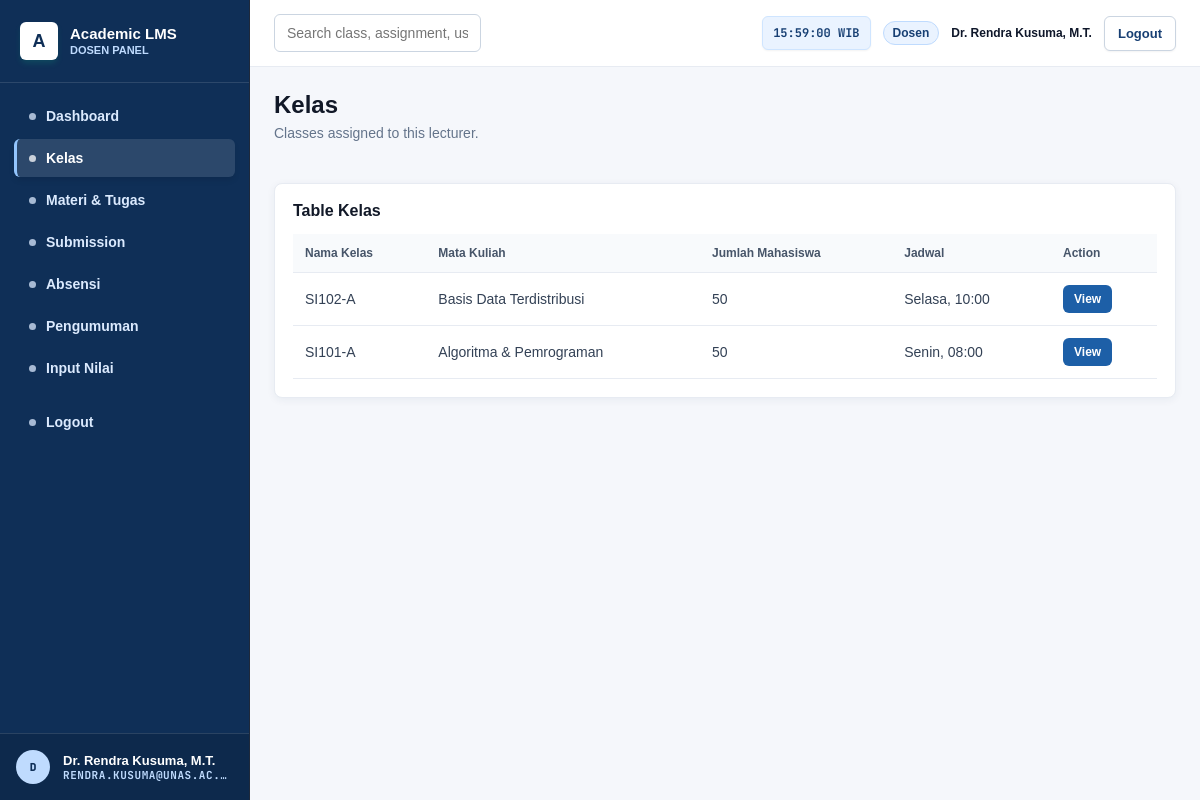
The page /dosen/kelas.php (signed in) on the database its author committed.
### tables this page shows
CREATE TABLE IF NOT EXISTS kelas (
  id INT AUTO_INCREMENT PRIMARY KEY,
  matakuliah_id INT NOT NULL,
  dosen_id INT,
  kode_kelas VARCHAR(50) NOT NULL UNIQUE,
  semester INT NOT NULL,
  tahun_akademik VARCHAR(20) DEFAULT '2025/2026',
  hari VARCHAR(20) NOT NULL,
  jam_mulai TIME NOT NULL,
  jam_selesai TIME NOT NULL,
  ruangan VARCHAR(100) NOT NULL,
  kapasitas INT NOT NULL DEFAULT 40,
  jumlah_mahasiswa INT DEFAULT 0,
  FOREIGN KEY (matakuliah_id) REFERENCES matakuliah(id) ON DELETE CASCADE,
  FOREIGN KEY (dosen_id) REFERENCES dosen(id) ON DELETE SET NULL
);

CREATE TABLE IF NOT EXISTS matakuliah (
  id INT AUTO_INCREMENT PRIMARY KEY,
  kode_matkul VARCHAR(20) NOT NULL UNIQUE,
  nama_matkul VARCHAR(150) NOT NULL,
  sks INT NOT NULL
);

### dosen/kelas.php (the view, shortened to what this page needs)
<?php
require_once __DIR__ . '/../auth/check_auth.php';
$dosen_id = $_SESSION['dosen_id'] ?? 0;
$classes = $pdo->prepare("SELECT k.*, m.nama_matkul, m.kode_matkul FROM kelas k JOIN matakuliah m ON k.matakuliah_id=m.id WHERE k.dosen_id=:id ORDER BY k.hari,k.jam_mulai");
$classes->execute(['id' => $dosen_id]);
$classes = $classes->fetchAll();
?>
<!DOCTYPE html><html lang="id"><head><link rel="stylesheet" href="../assets/css/app.css"></head>
<body><?php include __DIR__ . '/../components/sidebar.php'; ?><div class="main-content"><?php include __DIR__ . '/../components/header.php'; ?><main class="page-container">
<div class="page-header"><div><h1 class="page-title">Kelas</h1><p class="page-subtitle">Classes assigned to this lecturer.</p></div></div>
<div class="card"><h3 class="card-title">Table Kelas</h3><div class="table-wrap"><table><thead><tr><th>Nama Kelas</th><th>Mata Kuliah</th><th>Jumlah Mahasiswa</th><th>Jadwal</th><th>Action</th></tr></thead><tbody>
<?php foreach ($classes as $c): ?><tr><td><?= htmlspecialchars($c['kode_kelas']) ?></td><td><?= htmlspecialchars($c['nama_matkul']) ?></td><td><?= $c['jumlah_mahasiswa'] ?></td><td><?= htmlspecialchars($c['hari']) ?>, <?= date('H:i', strtotime($c['jam_mulai'])) ?></td><td><a class="btn-primary btn-sm" href="materi_tugas.php?kelas_id=<?= $c['id'] ?>">View</a></td></tr><?php endforeach; ?>
</tbody></table></div></div></main></div></body></html>

### assets/css/app.css (style rules this page uses)
body { font-family: 'Inter', sans-serif; color: #1e293b; background-color: #f8fafc; margin: 0; padding: 0; min-height: 100vh; display: flex; flex-direction: column; }
@media (min-width: 1024px) { body { flex-direction: row; } }
.card { background-color: #ffffff; border: 1px solid #e2e8f0; border-radius: 1rem; padding: 1.25rem; box-shadow: 0 1px 3px 0 rgba(0, 0, 0, 0.05), 0 1px 2px 0 rgba(0, 0, 0, 0.03); transition: all 0.2s ease-in-out; }
.btn-primary { background-color: #059669; color: #ffffff; font-weight: 600; padding: 0.75rem 1.25rem; border-radius: 1rem; transition: all 0.2s ease-in-out; box-shadow: 0 4px 6px -1px rgba(16, 185, 129, 0.2); cursor: pointer; display: inline-flex; align-items: center; justify-content: center; gap: 0.5rem; border: 1px solid transparent; }
.main-content { flex: 1 1 0%; display: flex; flex-direction: column; min-height: 100vh; }
.page-container { padding: 1.5rem; display: flex; flex-direction: column; gap: 1.5rem; flex: 1 1 0%; max-width: 1600px; width: 100%; margin-left: auto; margin-right: auto; box-sizing: border-box; }
.page-header { display: flex; flex-direction: column; gap: 1rem; }
@media (min-width: 768px) { .page-header { flex-direction: row; align-items: center; justify-content: space-between; } }
.page-title { font-size: 1.5rem; font-family: 'Space Grotesk', sans-serif; font-weight: 700; color: #0f172a; letter-spacing: -0.025em; text-transform: uppercase; margin: 0; }
.page-subtitle { font-size: 0.75rem; color: #64748b; font-weight: 500; margin-top: 0.25rem; margin-bottom: 0; }
.card-title { font-family: 'Space Grotesk', sans-serif; font-weight: 700; color: #0f172a; font-size: 0.875rem; text-transform: uppercase; margin: 0 0 1rem 0; }
.btn-sm { padding: 0.375rem 0.75rem; font-size: 10px; border-radius: 0.5rem; box-shadow: none; }
:root { --blue-900: #0f2f57; --blue-800: #173f73; --blue-700: #1d5fa7; --blue-100: #eaf3ff; --gray-50: #f5f7fb; --gray-100: #e7ebf2; --gray-500: #64748b; --gray-800: #1f2937; --green: #16a34a; --orange: #f59e0b; --red: #dc2626; }
* { box-sizing: border-box; }
body { font-family: Arial, Helvetica, sans-serif; background: var(--gray-50); color: var(--gray-800); display: flex; min-height: 100vh; }
a { color: inherit; }
.main-content { min-width: 0; flex: 1; background: var(--gray-50); }
.page-container { padding: 24px; max-width: 1400px; margin: 0 auto; width: 100%; }
.page-header { display: flex; justify-content: space-between; gap: 16px; align-items: flex-start; margin-bottom: 18px; }
.page-title { margin: 0; font-size: 24px; color: #111827; font-family: Arial, Helvetica, sans-serif; text-transform: none; letter-spacing: 0; }
.page-subtitle { margin: 6px 0 0; color: var(--gray-500); font-size: 14px; }
.stat-card, .card { background: #ffffff; border: 1px solid var(--gray-100); border-radius: 8px; box-shadow: 0 2px 8px rgba(15, 47, 87, .06); }
.card { padding: 18px; margin-bottom: 18px; }
.card-title { margin: 0 0 14px; font-size: 16px; color: #111827; font-family: Arial, Helvetica, sans-serif; text-transform: none; }
.table-wrap { overflow-x: auto; }
table { width: 100%; border-collapse: collapse; }
.table-header, th { background: #f8fafc; color: #475569; font-size: 12px; font-weight: 700; text-align: left; padding: 12px; border-bottom: 1px solid var(--gray-100); font-family: Arial, Helvetica, sans-serif; text-transform: none; letter-spacing: 0; }
.table-cell, td { padding: 12px; border-bottom: 1px solid var(--gray-100); font-size: 14px; color: #334155; }
.btn-primary, .btn-secondary, .btn-danger { border-radius: 6px; border: 1px solid transparent; padding: 9px 13px; font-weight: 700; font-size: 13px; text-decoration: none; display: inline-flex; justify-content: center; align-items: center; gap: 6px; cursor: pointer; }
.btn-primary { background: var(--blue-700); color: #ffffff; box-shadow: none; }
.btn-sm { padding: 6px 10px; font-size: 12px; }

### rows shown on the page
kelas: kode_kelas "SI102-A", matakuliah.nama_matkul "Basis Data Terdistribusi", jumlah_mahasiswa "50", hari "Selasa", jam_mulai "10:00"
kelas: kode_kelas "SI101-A", matakuliah.nama_matkul "Algoritma & Pemrograman", jumlah_mahasiswa "50", hari "Senin", jam_mulai "08:00"

### other values the page prints
$current_role "DOSEN"
$item[0] "Dashboard"
$item[0] "Kelas"
$item[0] "Materi & Tugas"
$item[0] "Submission"
$item[0] "Absensi"
$item[0] "Pengumuman"
$item[0] "Input Nilai"
substr($_SESSION['nama_lengkap'] ?? 'U', 0, 1) "D"
$_SESSION['nama_lengkap'] "Dr. Rendra Kusuma, M.T."
$_SESSION['email'] "RENDRA.KUSUMA@UNAS.AC.…"
$current_role "Dosen"
$user_display_name "Dr. Rendra Kusuma, M.T."
